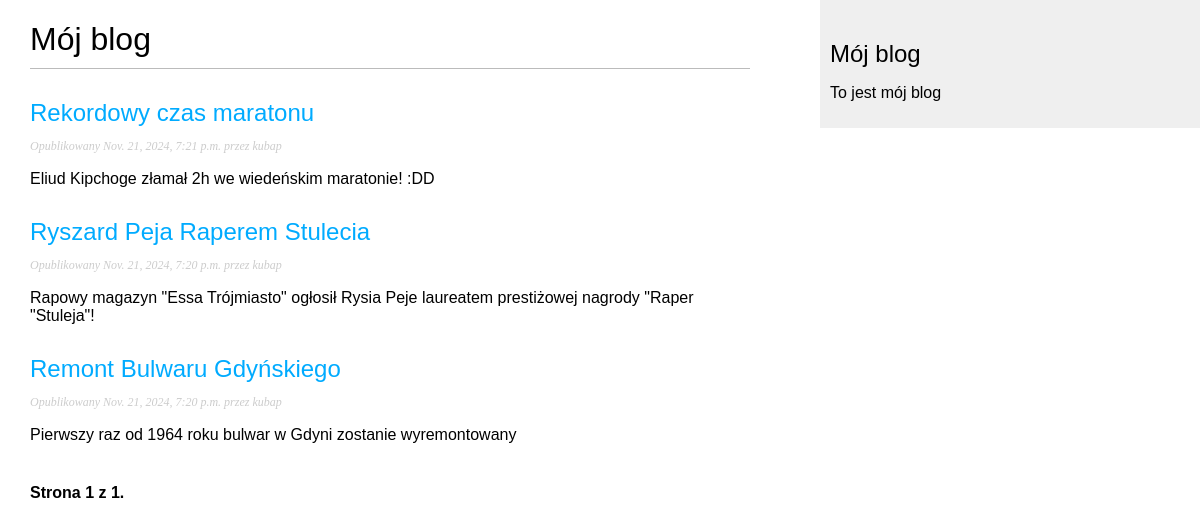
The page /blog/ on the database as committed earlier.
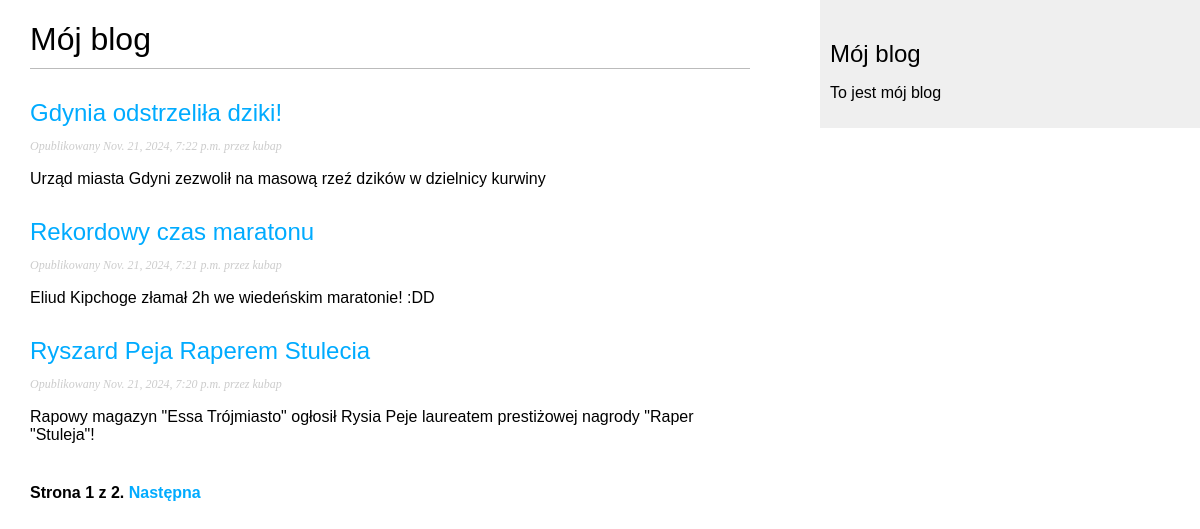
The same page on the database as committed later.
### blog/models.py (models this page shows, shortened)
class Post(models.Model):
    class Status(models.TextChoices):
        DRAFT = 'DF', 'Roboczy'
        PUBLISHED = 'PB', 'Opublikowany'
    title = models.CharField(max_length=250)
    slug = models.CharField(max_length=250,
                            unique_for_date='publish')
    author = models.ForeignKey(User,
                               on_delete=models.CASCADE,
                               related_name='blog_posts')
    body = models.TextField()
    publish = models.DateTimeField(default=timezone.now)
    created = models.DateTimeField(auto_now_add=True)
    updated = models.DateTimeField(auto_now=True)
    status = models.CharField(max_length=2,
                              choices=Status.choices,
                              default=Status.DRAFT)
    objects = models.Manager()
    published = PublishedManager()
    class Meta:
        ordering = ['-publish']
        indexes = [
            models.Index(fields=['-publish'])
        ]
    def get_absolute_url(self):
        return reverse('blog:post_detail',
                       args=[self.publish.year,
                             self.publish.month,
                             self.publish.day,
                             self.slug])

### blog/views.py (the view)
# urls.py: path('', views.post_list, name='post_list'),
def post_list(request):
    post_list = Post.published.all()
    paginator = Paginator(post_list, 3)
    page_number = request.GET.get('page', 1)
    try:
        posts = paginator.page(page_number)
    except EmptyPage:
        posts = paginator.page(paginator.num_pages)
    except PageNotAnInteger:
        posts = paginator.page(1)
    return render(request,
                  'blog/post/list.html',
                  {'posts': posts})

### blog/models.py (called while the page is built)
    def get_queryset(self):
        return super().get_queryset().filter(status=Post.Status.PUBLISHED)

### blog/templates/blog/post/list.html (shortened to what this page needs)
{% extends 'blog/base.html' %}
{% block content %}
    <h1>Mój blog</h1>
    {% for post in posts %}
        <h2>
            <a href="{{ post.get_absolute_url }}">
                {{post.title}}
            </a>
        </h2>
        <p class="date">
            Opublikowany {{post.publish}} przez {{post.author}}
        </p>
        {{post.body|truncatewords:30|linebreaks}}
    {% endfor %}
    {% include 'pagination.html' with page=posts %}
{% endblock %}

Rows that differ between the two databases and show on the page:
no longer on this page (row unchanged): Post: title "Remont Bulwaru Gdyńskiego", publish "Nov. 21, 2024, 7:20 p.m.", author "kubap", body "Pierwszy raz od 1964 roku bulwar w Gdyni zostanie wyremontowany"
now on this page (row edited): Post: title "Gdynia odstrzeliła dziki!", publish "Nov. 21, 2024, 7:22 p.m.", author "kubap", body "Urząd miasta Gdyni zezwolił na masową rzeź dzików w dzielnicy kurwiny"
Other text that changed with them:
{{ page.paginator.num_pages }}: "1" → "2"
text now shown: "Następna"
